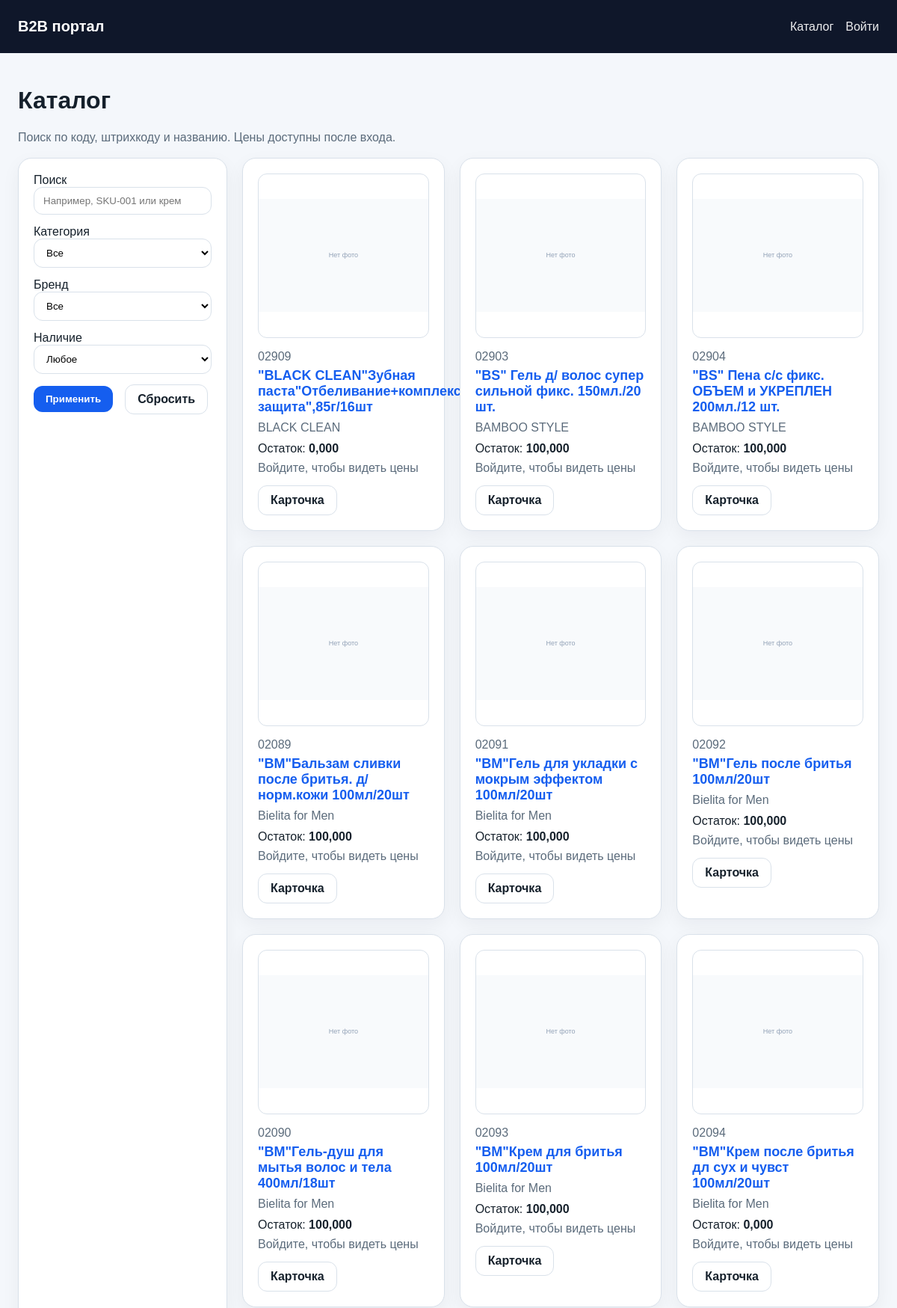
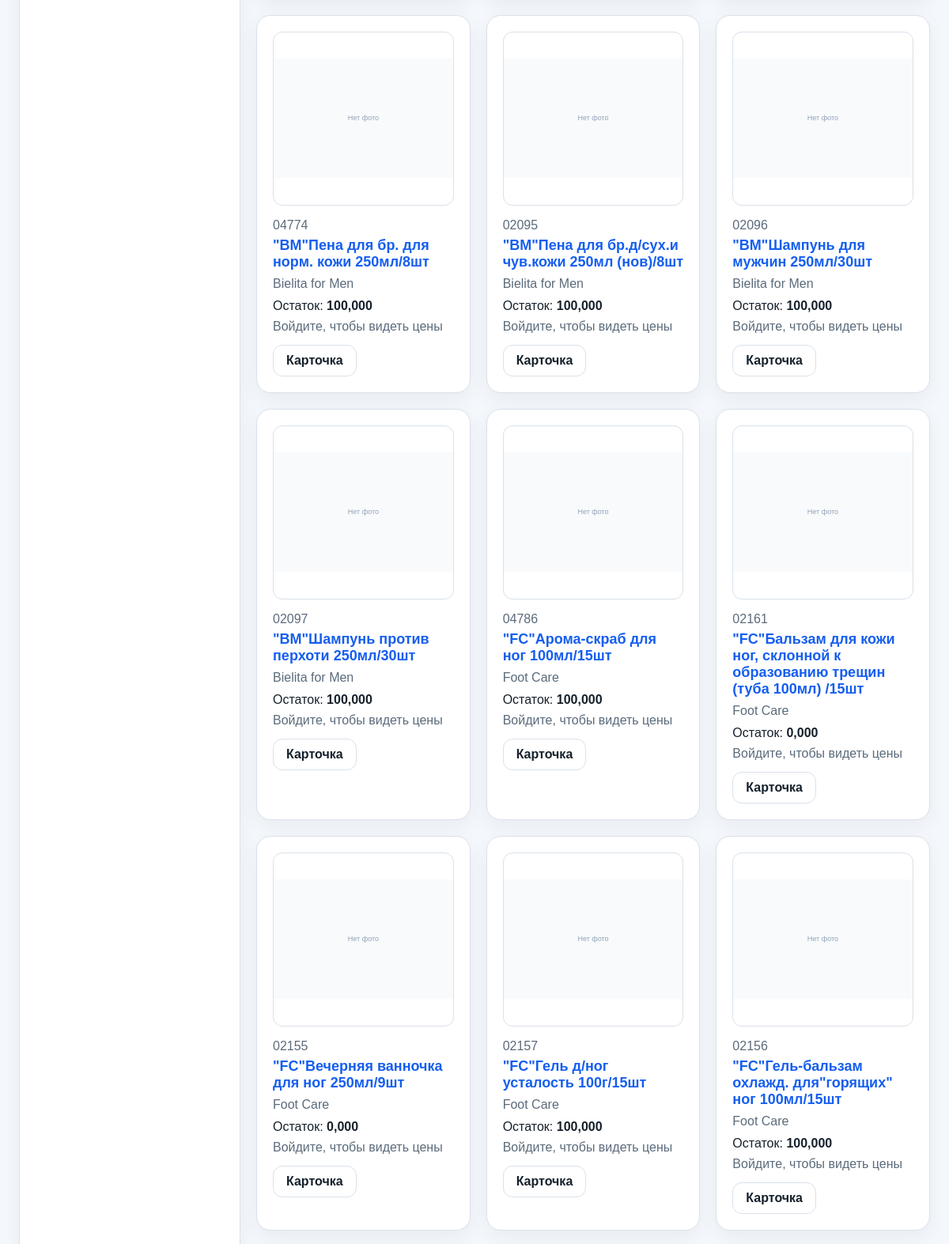
The page / (upper part) on the database its author committed (2 pictures, top to bottom).
### apps/catalog/models.py (models this page shows, shortened)
class Product(models.Model):
    code = models.CharField('Код', max_length=128, unique=True)
    external_id = models.CharField('Внешний ID', max_length=128, blank=True, null=True, db_index=True)
    barcode = models.CharField('Штрихкод', max_length=64, blank=True, null=True, db_index=True)
    name = models.CharField('Наименование', max_length=500)
    slug = models.SlugField('Slug', max_length=500, unique=True)
    description = models.TextField('Описание', blank=True)
    category = models.ForeignKey(Category, verbose_name='Категория', on_delete=models.SET_NULL, blank=True, null=True, related_name='products')
    brand = models.ForeignKey(Brand, verbose_name='Бренд', on_delete=models.SET_NULL, blank=True, null=True, related_name='products')
    unit = models.CharField('Ед. изм.', max_length=32, blank=True)
    min_order_qty = models.DecimalField('Мин. заказ', max_digits=12, decimal_places=3, default=Decimal('1'))
    multiplicity = models.DecimalField('Кратность', max_digits=12, decimal_places=3, default=Decimal('1'))
    is_published = models.BooleanField('Опубликован', default=True)
    stock_total = models.DecimalField('Общий остаток', max_digits=14, decimal_places=3, default=Decimal('0'))
    image_main = models.CharField('Основное изображение', max_length=1024, blank=True)
    updated_at = models.DateTimeField('Обновлено', auto_now=True)
    class Meta:
        verbose_name = 'Товар'
        verbose_name_plural = 'Товары'
        ordering = ['name']
        indexes = [
            models.Index(fields=['code']),
            models.Index(fields=['barcode']),
            models.Index(fields=['name']),
        ]

class Category(models.Model):
    external_id = models.CharField('Внешний ID', max_length=128, unique=True, blank=True, null=True)
    name = models.CharField('Название', max_length=255)
    slug = models.SlugField('Slug', max_length=255, unique=True)
    parent = models.ForeignKey('self', verbose_name='Родитель', on_delete=models.CASCADE, blank=True, null=True, related_name='children')
    is_active = models.BooleanField('Активна', default=True)
    class Meta:
        verbose_name = 'Категория'
        verbose_name_plural = 'Категории'
        ordering = ['name']

### apps/portal/views.py (the view)
# urls.py: path('', views.CatalogListView.as_view(), name='catalog'),
class CatalogListView(ListView):
    template_name = 'portal/catalog_list.html'
    context_object_name = 'products'
    paginate_by = 24
    def get_queryset(self):
        qs = Product.objects.filter(is_published=True).select_related('category', 'brand').prefetch_related('prices')
        q = self.request.GET.get('q', '').strip()
        category = self.request.GET.get('category', '').strip()
        brand = self.request.GET.get('brand', '').strip()
        availability = self.request.GET.get('availability', '').strip()
        if q:
            qs = qs.filter(Q(name__icontains=q) | Q(code__icontains=q) | Q(barcode__icontains=q))
        if category:
            qs = qs.filter(category__slug=category)
        if brand:
            qs = qs.filter(brand__slug=brand)
        if availability == 'in_stock':
            qs = qs.filter(stock_total__gt=0)
        return qs.order_by('name').distinct()
    def get_context_data(self, **kwargs):
        ctx = super().get_context_data(**kwargs)
        profile = getattr(self.request.user, 'company_profile', None)
        company = profile.company if profile else None
        ctx['categories'] = Category.objects.filter(is_active=True)
        ctx['brands'] = Brand.objects.all()
        ctx['company'] = company
        ctx['query'] = self.request.GET.get('q', '')
        ctx['selected_category'] = self.request.GET.get('category', '')
        ctx['selected_brand'] = self.request.GET.get('brand', '')
        ctx['selected_availability'] = self.request.GET.get('availability', '')
        return ctx

### apps/portal/cart.py (called while the page is built)
    def count(self):
        return len(self.data)

### apps/portal/context_processors.py (called while the page is built)
def portal_context(request):
    cart = SessionCart(request)
    profile = getattr(getattr(request, 'user', None), 'company_profile', None)
    return {
        'portal_cart_count': cart.count(),
        'portal_company': getattr(profile, 'company', None),
    }

### apps/portal/templatetags/portal_extras.py (called while the page is built)
@register.simple_tag(takes_context=True)
def query_transform(context, **kwargs):
    request = context['request']
    updated = request.GET.copy()
    for key, value in kwargs.items():
        if value in (None, ''):
            updated.pop(key, None)
        else:
            updated[key] = value
    return updated.urlencode()

### templates/portal/catalog_list.html (shortened to what this page needs)
{% extends 'base.html' %}
{% load portal_extras %}
{% block content %}
<div class="between" style="margin-bottom:18px;">
    <div>
        <h1>Каталог</h1>
        <div class="muted">Поиск по коду, штрихкоду и названию. Цены доступны после входа.</div>
    </div>
</div>
<div class="sidebar-layout">
    <aside class="card">
        <form method="get" class="grid" style="gap:14px;">
            <div>
                <label>Поиск</label>
                <input type="text" name="q" value="{{ query }}" placeholder="Например, SKU-001 или крем">
            </div>
            <div>
                <label>Категория</label>
                <select name="category">
                    <option value="">Все</option>
                </select>
            </div>
            <div>
                <label>Бренд</label>
                <select name="brand">
                    <option value="">Все</option>
                </select>
            </div>
            <div>
                <label>Наличие</label>
                <select name="availability">
                    <option value="">Любое</option>
                </select>
            </div>
            <div class="row">
                <button type="submit">Применить</button>
                <a class="button secondary" href="{% url 'portal:catalog' %}">Сбросить</a>
            </div>
        </form>
    </aside>
    <section>
        <div class="grid products">
            {% for product in products %}
                <div class="card product-card">
                    <a href="{% url 'portal:product-detail' product.slug %}">
                        {% if product.image_main %}
                            <img src="{% url 'portal:product-image-main' product.id %}" alt="{{ product.name }}">
                        {% else %}
                            <img alt="Нет фото">
                        {% endif %}
                    </a>
                    <div class="muted" style="margin-top:12px;">{{ product.code }}</div>
                    <h3 style="margin:6px 0 8px; font-size:18px;"><a href="{% url 'portal:product-detail' product.slug %}">{{ product.name }}</a></h3>
                    <div class="muted">{{ product.category.name|default:'Без категории' }}</div>
                    <div style="margin-top:10px;">Остаток: <strong>{{ product.stock_total }}</strong></div>
                    {% if request.user.is_authenticated %}
                        <div style="margin-top:8px; font-size:20px; font-weight:700;">{% if product.prices.first %}от {{ product.prices.first.amount|money }}{% else %}Цена не задана{% endif %}</div>
                    {% else %}
                        <div style="margin-top:8px;" class="muted">Войдите, чтобы видеть цены</div>
                    {% endif %}
                    <div class="row" style="margin-top:14px;">
                        <a class="button secondary" href="{% url 'portal:product-detail' product.slug %}">Карточка</a>
                    </div>
                </div>
            {% empty %}
                <div class="card">Ничего не найдено.</div>
            {% endfor %}
        </div>
    </section>
</div>
{% endblock %}

### templates/base.html (style rules this page uses)
:root { --bg:#f4f7fb; --card:#ffffff; --line:#d9e1ea; --text:#15202b; --muted:#5b6b7b; --accent:#155eef; --ok:#067647; --warn:#b54708; }
* { box-sizing:border-box; }
body { margin:0; font-family:Arial, sans-serif; background:var(--bg); color:var(--text); }
a { color:var(--accent); text-decoration:none; }
.card { background:var(--card); border:1px solid var(--line); border-radius:18px; padding:20px; box-shadow:0 8px 24px rgba(15,23,42,.05); }
.grid { display:grid; gap:20px; }
.grid.products { grid-template-columns:repeat(auto-fit,minmax(240px,1fr)); }
.product-card img, .product-image { width:100%; height:220px; object-fit:contain; background:#fff; border:1px solid var(--line); border-radius:12px; }
.button, button, input[type=submit] { background:var(--accent); color:#fff; border:none; border-radius:12px; padding:10px 16px; cursor:pointer; font-weight:600; }
.button.secondary { background:#fff; color:var(--text); border:1px solid var(--line); }
input, select, textarea { width:100%; padding:10px 12px; border:1px solid var(--line); border-radius:12px; background:#fff; }
.muted { color:var(--muted); }
.row { display:flex; gap:16px; flex-wrap:wrap; align-items:center; }
.between { display:flex; justify-content:space-between; gap:16px; align-items:center; }
.sidebar-layout { display:grid; gap:20px; grid-template-columns:280px 1fr; }

### rows shown on the page
Product: code "02909", name "\"BLACK CLEAN\"Зубная паста\"Отбеливание+комплексная защита\",85г/16шт", category.name "BLACK CLEAN", stock_total "0,000"
Product: code "02903", name "\"BS\" Гель д/ волос супер сильной фикс. 150мл./20 шт.", category.name "BAMBOO STYLE", stock_total "100,000"
Product: code "02904", name "\"BS\" Пена с/с фикс. ОБЪЕМ и УКРЕПЛЕН 200мл./12 шт.", category.name "BAMBOO STYLE", stock_total "100,000"
Product: code "02089", name "\"BМ\"Бальзам сливки после бритья. д/норм.кожи 100мл/20шт", category.name "Bielita for Men", stock_total "100,000"
Product: code "02091", name "\"BМ\"Гель для укладки с мокрым эффектом 100мл/20шт", category.name "Bielita for Men", stock_total "100,000"
Product: code "02092", name "\"BМ\"Гель после бритья 100мл/20шт", category.name "Bielita for Men", stock_total "100,000"
Product: code "02090", name "\"BМ\"Гель-душ для мытья волос и тела 400мл/18шт", category.name "Bielita for Men", stock_total "100,000"
Product: code "02093", name "\"BМ\"Крем для бритья 100мл/20шт", category.name "Bielita for Men", stock_total "100,000"
Product: code "02094", name "\"BМ\"Крем после бритья дл сух и чувст 100мл/20шт", category.name "Bielita for Men", stock_total "0,000"
Product: code "04774", name "\"BМ\"Пена для бр. для норм. кожи 250мл/8шт", category.name "Bielita for Men", stock_total "100,000"
Product: code "02095", name "\"BМ\"Пена для бр.д/сух.и чув.кожи 250мл (нов)/8шт", category.name "Bielita for Men", stock_total "100,000"
Product: code "02096", name "\"BМ\"Шампунь для мужчин 250мл/30шт", category.name "Bielita for Men", stock_total "100,000"
Product: code "02097", name "\"BМ\"Шампунь против перхоти 250мл/30шт", category.name "Bielita for Men", stock_total "100,000"
Product: code "04786", name "\"FC\"Арома-скраб для ног 100мл/15шт", category.name "Foot Care", stock_total "100,000"
Product: code "02161", name "\"FC\"Бальзам для кожи ног, склонной к образованию трещин (туба 100мл) /15шт", category.name "Foot Care", stock_total "0,000"
Product: code "02155", name "\"FC\"Вечерняя ванночка для ног 250мл/9шт", category.name "Foot Care", stock_total "0,000"
Product: code "02157", name "\"FC\"Гель д/ног усталость 100г/15шт", category.name "Foot Care", stock_total "100,000"
Product: code "02156", name "\"FC\"Гель-бальзам охлажд. для\"горящих\" ног 100мл/15шт", category.name "Foot Care", stock_total "100,000"
